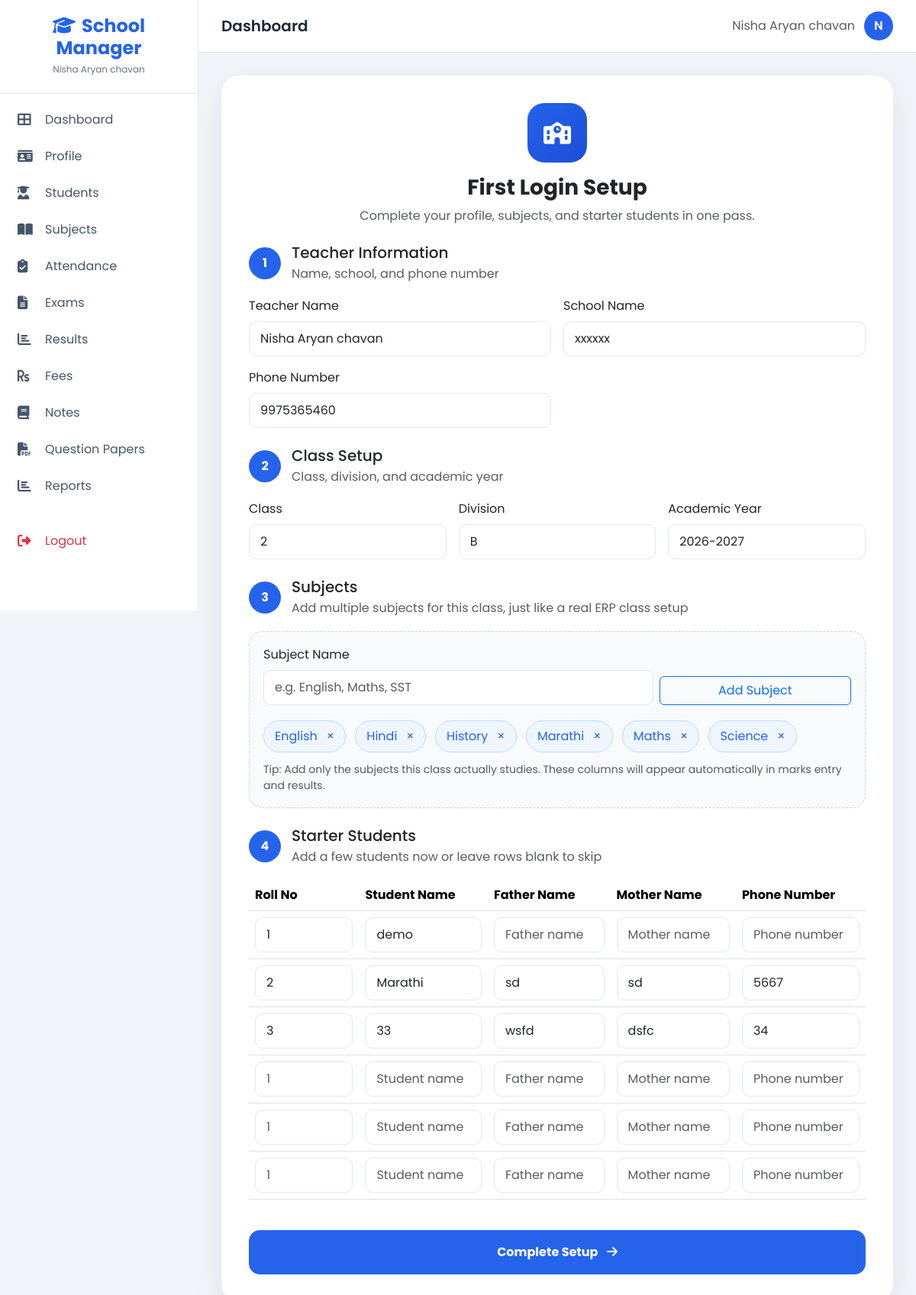
The page /setup (signed in) on the database its author committed.
### tables this page shows
CREATE TABLE teachers (
            id INTEGER PRIMARY KEY AUTOINCREMENT,
            username TEXT UNIQUE NOT NULL,
            password TEXT NOT NULL,
            name TEXT,
            school_name TEXT,
            mobile TEXT,
            class_name TEXT,
            division TEXT,
            is_active INTEGER DEFAULT 1,
            is_setup_complete INTEGER DEFAULT 0,
            created_at TIMESTAMP DEFAULT CURRENT_TIMESTAMP
        , academic_year TEXT);

CREATE TABLE subjects (
            id INTEGER PRIMARY KEY AUTOINCREMENT,
            teacher_id INTEGER NOT NULL,
            name TEXT NOT NULL,
            FOREIGN KEY (teacher_id) REFERENCES teachers(id)
        );

CREATE TABLE students (
            id INTEGER PRIMARY KEY AUTOINCREMENT,
            teacher_id INTEGER NOT NULL,
            roll_no INTEGER NOT NULL,
            name TEXT NOT NULL,
            created_at TIMESTAMP DEFAULT CURRENT_TIMESTAMP, father_name TEXT, mother_name TEXT, phone TEXT,
            FOREIGN KEY (teacher_id) REFERENCES teachers(id)
        );

### routes/teacher.py (the view, shortened to what this page needs)
@teacher_bp.route('/setup', methods=['GET', 'POST'])
@login_required(role='teacher')
def setup():
    teacher_id = session['user_id']
    conn = get_db()
    cursor = conn.cursor()
    cursor.execute("SELECT * FROM teachers WHERE id = ?", (teacher_id,))
    teacher = cursor.fetchone()
    cursor.execute("SELECT * FROM subjects WHERE teacher_id = ? ORDER BY name", (teacher_id,))
    subjects = cursor.fetchall()
    cursor.execute("SELECT * FROM students WHERE teacher_id = ? ORDER BY roll_no", (teacher_id,))
    students = cursor.fetchall()
    conn.close()
    return render_template('teacher/setup.html', teacher=teacher, subjects=subjects, students=students)

### models/database.py (called while the page is built)
def get_db():
    os.makedirs(os.path.dirname(DB_PATH), exist_ok=True)
    conn = sqlite3.connect(DB_PATH)
    conn.row_factory = sqlite3.Row
    conn.execute("PRAGMA foreign_keys = ON")
    return conn

### utils/auth.py (called while the page is built, shortened)
def login_required(role=None):
    def decorator(f):
        @wraps(f)
        def decorated_function(*args, **kwargs):
            if 'user_id' not in session:
                flash('Please login first', 'warning')
                return redirect(url_for('auth.login'))
            return f(*args, **kwargs)
        return decorated_function
    return decorator

### templates/teacher/setup.html (shortened to what this page needs)
{% extends "base.html" %}
{% block content %}
<div class="setup-wrapper">
    <div class="setup-card">
        <div class="text-center mb-4">
            <div style="width: 78px; height: 78px; border-radius: 22px; background: linear-gradient(135deg, #2563eb, #1d4ed8); color: white; display: inline-flex; align-items: center; justify-content: center; font-size: 1.8rem;">
                <i class="fas fa-school"></i>
            </div>
            <h3 class="fw-bold mt-3 mb-2">First Login Setup</h3>
            <p class="text-muted mb-0">Complete your profile, subjects, and starter students in one pass.</p>
        </div>
        <form method="POST" action="{{ url_for('teacher.setup') }}">
            <div class="setup-step">
                <div class="step-number">1</div>
                <div>
                    <h5 class="mb-1">Teacher Information</h5>
                    <p class="text-muted mb-0">Name, school, and phone number</p>
                </div>
            </div>
            <div class="row g-3 mb-4">
                <div class="col-md-6">
                    <label class="form-label">Teacher Name</label>
                    <input type="text" name="name" class="form-control" value="{{ teacher.name or '' }}" required>
                </div>
                <div class="col-md-6">
                    <label class="form-label">School Name</label>
                    <input type="text" name="school_name" class="form-control" value="{{ teacher.school_name or '' }}" required>
                </div>
                <div class="col-md-6">
                    <label class="form-label">Phone Number</label>
                    <input type="text" name="mobile" class="form-control" value="{{ teacher.mobile or '' }}" required>
                </div>
            </div>
            <div class="setup-step">
                <div class="step-number">2</div>
                <div>
                    <h5 class="mb-1">Class Setup</h5>
                    <p class="text-muted mb-0">Class, division, and academic year</p>
                </div>
            </div>
            <div class="row g-3 mb-4">
                <div class="col-md-4">
                    <label class="form-label">Class</label>
                    <input type="text" name="class_name" class="form-control" value="{{ teacher.class_name or '' }}" placeholder="e.g. 6th" required>
                </div>
                <div class="col-md-4">
                    <label class="form-label">Division</label>
                    <input type="text" name="division" class="form-control" value="{{ teacher.division or '' }}" placeholder="e.g. A" required>
                </div>
                <div class="col-md-4">
                    <label class="form-label">Academic Year</label>
                    <input type="text" name="academic_year" class="form-control" value="{{ teacher.academic_year or '' }}" placeholder="e.g. 2026-2027" required>
                </div>
            </div>
            <div class="setup-step">
                <div class="step-number">3</div>
                <div>
                    <h5 class="mb-1">Subjects</h5>
                    <p class="text-muted mb-0">Add multiple subjects for this class, just like a real ERP class setup</p>
                </div>
            </div>
            {% set existing_subjects = subjects | map(attribute='name') | list %}
            <div class="subject-surface mb-4">
                <div class="row g-2 align-items-end">
                    <div class="col-md-8">
                        <label class="form-label">Subject Name</label>
                        <input type="text" id="subjectInput" class="form-control" placeholder="e.g. English, Maths, SST">
                    </div>
                    <div class="col-md-4">
                        <button type="button" id="addSubjectBtn" class="btn btn-outline-primary w-100">Add Subject</button>
                    </div>
                </div>
                <div class="mt-3">
                    <div id="subjectList">
                        {% for subject_name in existing_subjects %}
                        <span class="subject-tag" data-subject="{{ subject_name|lower }}">
                            {{ subject_name }}
                            <button type="button" class="ms-1 remove-subject" aria-label="Remove subject">&times;</button>
                        </span>
                        {% endfor %}
                    </div>
                    <small class="text-muted d-block mt-2">Tip: Add only the subjects this class actually studies. These columns will appear automatically in marks entry and results.</small>
                </div>
            </div>
            <div class="setup-step">
                <div class="step-number">4</div>
                <div>
                    <h5 class="mb-1">Starter Students</h5>
                    <p class="text-muted mb-0">Add a few students now or leave rows blank to skip</p>
                </div>
            </div>
            <div class="table-responsive mb-4">
                <table class="table align-middle">
                    <thead>
                        <tr>
                            <th>Roll No</th>
                            <th>Student Name</th>
                            <th>Father Name</th>
                            <th>Mother Name</th>
                            <th>Phone Number</th>
                        </tr>
                    </thead>
                    <tbody>
                        {% for row in range(6) %}
                        {% set student = students[row] if row < students|length else none %}
                        <tr>
                            <td><input type="number" name="student_roll_no" class="form-control" value="{{ student.roll_no if student else '' }}" placeholder="1"></td>
                            <td><input type="text" name="student_name" class="form-control" value="{{ student.name if student else '' }}" placeholder="Student name"></td>
                            <td><input type="text" name="father_name" class="form-control" value="{{ student.father_name if student and student.father_name else '' }}" placeholder="Father name"></td>
                            <td><input type="text" name="mother_name" class="form-control" value="{{ student.mother_name if student and student.mother_name else '' }}" placeholder="Mother name"></td>
                            <td><input type="text" name="student_phone" class="form-control" value="{{ student.phone if student and student.phone else '' }}" placeholder="Phone number"></td>
                        </tr>
                        {% endfor %}
                    </tbody>
                </table>
            </div>
            <button type="submit" class="btn btn-primary w-100 py-3 fw-bold" style="border-radius: 14px;">
                Complete Setup <i class="fas fa-arrow-right ms-2"></i>
            </button>
        </form>
    </div>
</div>
{% endblock %}

### templates/base.html (shortened to what this page needs)
<!DOCTYPE html>
<html lang="en">
<head>
    <link href="https://cdn.jsdelivr.net/npm/bootstrap@5.3.2/dist/css/bootstrap.min.css" rel="stylesheet">
    <link href="https://cdnjs.cloudflare.com/ajax/libs/font-awesome/6.4.2/css/all.min.css" rel="stylesheet">
</head>
<body>
    {% if session.role == 'teacher' %}
    <aside class="sidebar">
        <div class="sidebar-header">
            <h4><i class="fas fa-graduation-cap me-2"></i>School Manager</h4>
            <small>{{ session.teacher_name or session.username }}</small>
        </div>
        <ul class="nav-menu">
            <li class="nav-item">
                <a href="{{ url_for('main.dashboard') }}" class="nav-link {% if request.endpoint == 'main.dashboard' %}active{% endif %}">
                    <i class="fas fa-th-large"></i> Dashboard
                </a>
            </li>
            <li class="nav-item">
                <a href="{{ url_for('main.profile') }}" class="nav-link {% if request.endpoint == 'main.profile' %}active{% endif %}">
                    <i class="fas fa-id-card"></i> Profile
                </a>
            </li>
            <li class="nav-item">
                <a href="{{ url_for('main.students') }}" class="nav-link {% if request.endpoint in ['main.students', 'main.student_profile'] %}active{% endif %}">
                    <i class="fas fa-user-graduate"></i> Students
                </a>
            </li>
            <li class="nav-item">
                <a href="{{ url_for('main.subjects') }}" class="nav-link {% if request.endpoint == 'main.subjects' %}active{% endif %}">
                    <i class="fas fa-book-open"></i> Subjects
                </a>
            </li>
            <li class="nav-item">
                <a href="{{ url_for('main.attendance') }}" class="nav-link {% if request.endpoint == 'main.attendance' %}active{% endif %}">
                    <i class="fas fa-clipboard-check"></i> Attendance
                </a>
            </li>
            <li class="nav-item">
                <a href="{{ url_for('main.exams') }}" class="nav-link {% if request.endpoint in ['main.exams', 'main.enter_marks', 'main.exam_results'] %}active{% endif %}">
                    <i class="fas fa-file-alt"></i> Exams
                </a>
            </li>
            <li class="nav-item">
                <a href="{{ url_for('main.results') }}" class="nav-link {% if request.endpoint in ['main.results'] %}active{% endif %}">
                    <i class="fas fa-chart-bar"></i> Results
                </a>
            </li>
            <li class="nav-item">
                <a href="{{ url_for('main.fees') }}" class="nav-link {% if request.endpoint == 'main.fees' %}active{% endif %}">
                    <i class="fas fa-rupee-sign"></i> Fees
                </a>
            </li>
            <li class="nav-item">
                <a href="{{ url_for('main.notes') }}" class="nav-link {% if request.endpoint == 'main.notes' %}active{% endif %}">
                    <i class="fas fa-book"></i> Notes
                </a>
            </li>
            <li class="nav-item">
                <a href="{{ url_for('main.papers') }}" class="nav-link {% if request.endpoint == 'main.papers' %}active{% endif %}">
                    <i class="fas fa-file-pdf"></i> Question Papers
                </a>
            </li>
            <li class="nav-item">
                <a href="{{ url_for('main.reports') }}" class="nav-link {% if request.endpoint == 'main.reports' %}active{% endif %}">
                    <i class="fas fa-chart-bar"></i> Reports
                </a>
            </li>
            <li class="nav-item mt-4">
                <a href="{{ url_for('auth.logout') }}" class="nav-link text-danger">
                    <i class="fas fa-sign-out-alt"></i> Logout
                </a>
            </li>
        </ul>
    </aside>
    {% endif %}
    <div class="main-content">
        {% if session.role == 'teacher' %}
        <div class="topbar">
            <h5>{% block page_title %}Dashboard{% endblock %}</h5>
            <div class="user-info">
                <span class="text-muted">{{ session.teacher_name or session.username }}</span>
                <div class="user-avatar">{{ (session.teacher_name or session.username)[0].upper() }}</div>
            </div>
        </div>
        {% endif %}
        <div class="content-area">
            {% block content %}{% endblock %}
        </div>
    </div>
</body>
</html>

### templates/base.html (style rules this page uses)
:root { --primary: #2563eb; --primary-dark: #1d4ed8; --secondary: #64748b; --accent: #22c55e; --bg-light: #f1f5f9; --sidebar-width: 260px; --sidebar-collapsed: 70px; }
* { margin: 0; padding: 0; box-sizing: border-box; }
body { font-family: 'Poppins', sans-serif; background: var(--bg-light); min-height: 100vh; }
.sidebar { position: fixed; left: 0; top: 0; width: var(--sidebar-width); height: 100vh; background: #fff; border-right: 1px solid #e2e8f0; z-index: 1000; transition: all 0.3s ease; overflow-y: auto; }
.sidebar-header { padding: 20px; border-bottom: 1px solid #e2e8f0; text-align: center; }
.sidebar-header h4 { color: var(--primary); font-weight: 700; margin: 0; }
.sidebar-header small { color: var(--secondary); font-size: 0.75rem; }
.nav-menu { padding: 10px 0; }
.nav-item { list-style: none; }
.nav-link { display: flex; align-items: center; padding: 12px 20px; color: #475569; text-decoration: none; transition: all 0.2s; border-left: 3px solid transparent; }
.nav-link i { width: 24px; margin-right: 12px; font-size: 1.1rem; }
.main-content { margin-left: var(--sidebar-width); min-height: 100vh; transition: all 0.3s ease; }
.topbar { background: #fff; padding: 15px 30px; border-bottom: 1px solid #e2e8f0; display: flex; justify-content: space-between; align-items: center; position: sticky; top: 0; z-index: 100; }
.topbar h5 { margin: 0; color: #1e293b; font-weight: 600; }
.user-info { display: flex; align-items: center; gap: 12px; }
.user-avatar { width: 38px; height: 38px; border-radius: 50%; background: var(--primary); color: white; display: flex; align-items: center; justify-content: center; font-weight: 600; }
.content-area { padding: 30px; }
.btn-primary { background: var(--primary); border-color: var(--primary); }
.form-control, .form-select { border-radius: 10px; border: 1px solid #e2e8f0; padding: 10px 14px; }

### templates/teacher/setup.html (style rules this page uses)
.setup-wrapper { max-width: 980px; margin: 0 auto; }
.setup-card { background: #fff; border-radius: 24px; padding: 36px; box-shadow: 0 12px 40px rgba(15, 23, 42, 0.08); }
.setup-step { display: flex; align-items: center; gap: 14px; margin-bottom: 18px; }
.step-number { width: 42px; height: 42px; border-radius: 50%; background: var(--primary); color: #fff; display: inline-flex; align-items: center; justify-content: center; font-weight: 700; flex-shrink: 0; }
.subject-tag { display: inline-flex; align-items: center; gap: 8px; background: #eff6ff; color: var(--primary); border-radius: 999px; padding: 8px 14px; margin: 4px 8px 4px 0; border: 1px solid #bfdbfe; }
.subject-tag button { border: 0; background: transparent; color: inherit; padding: 0; line-height: 1; }
.subject-surface { background: #f8fafc; border: 1px dashed #cbd5e1; border-radius: 18px; padding: 18px; }

### rows shown on the page
teachers: name "Nisha Aryan chavan", school_name "xxxxxx", mobile "9975365460", class_name "2", division "B", academic_year "2026-2027"
subjects: name "English"
subjects: name "Hindi"
subjects: name "History"
subjects: name "Marathi"
subjects: name "Maths"
subjects: name "Science"
students: student_roll_no "1", student_name "demo"
students: student_roll_no "2", student_name "Marathi", father_name "sd", mother_name "sd", student_phone "5667"
students: student_roll_no "3", student_name "33", father_name "wsfd", mother_name "dsfc", student_phone "34"

### other values the page prints
{{ (session.teacher_name or session.username)[0].upper() }} "N"
